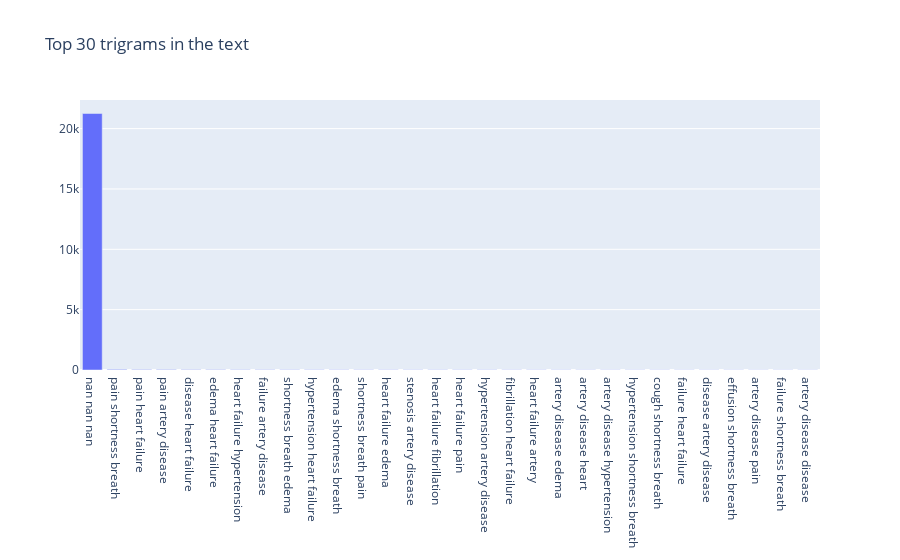

Write notebook code for a chart like this one.
### Code cell
def get_top_n_trigram(corpus, n=None):
    vec = CountVectorizer(ngram_range=(3, 3), stop_words='english').fit(corpus)
    bag_of_words = vec.transform(corpus)
    sum_words = bag_of_words.sum(axis=0) 
    words_freq = [(word, sum_words[0, idx]) for word, idx in vec.vocabulary_.items()]
    words_freq =sorted(words_freq, key = lambda x: x[1], reverse=True)
    return words_freq[:n]
common_words = get_top_n_trigram(df_clean['name_clean'].values.astype('U'), 30)
df4 = pd.DataFrame(common_words, columns = ['trigram' , 'count'])
fig = go.Figure([go.Bar(x=df4['trigram'], y=df4['count'])])
fig.update_layout(title=go.layout.Title(text="Top 30 trigrams in the text"))
fig.show()

### Figure 1 — Plotly figure (JSON) as saved in the notebook; plotly's stock layout.template omitted (floating-point values rounded to 4 significant figures)
{"data": [{"type": "bar", "x": ["nan nan nan", "pain shortness breath", "pain heart failure", "pain artery disease", "disease heart failure", "edema heart failure", "heart failure hypertension", "failure artery disease", "shortness breath edema", "hypertension heart failure", "edema shortness breath", "shortness breath pain", "heart failure edema", "stenosis artery disease", "heart failure fibrillation", "heart failure pain", "hypertension artery disease", "fibrillation heart failure", "heart failure artery", "artery disease edema", "artery disease heart", "artery disease hypertension", "hypertension shortness breath", "cough shortness breath", "failure heart failure", "disease artery disease", "effusion shortness breath", "artery disease pain", "failure shortness breath", "artery disease disease"], "y": [21251, 50, 39, 38, 30, 29, 26, 25, 24, 23, 22, 21, 20, 19, 19, 19, 19, 18, 18, 17, 16, 16, 16, 16, 15, 15, 15, 14, 14, 13]}], "layout": {"title": {"text": "Top 30 trigrams in the text"}}}
